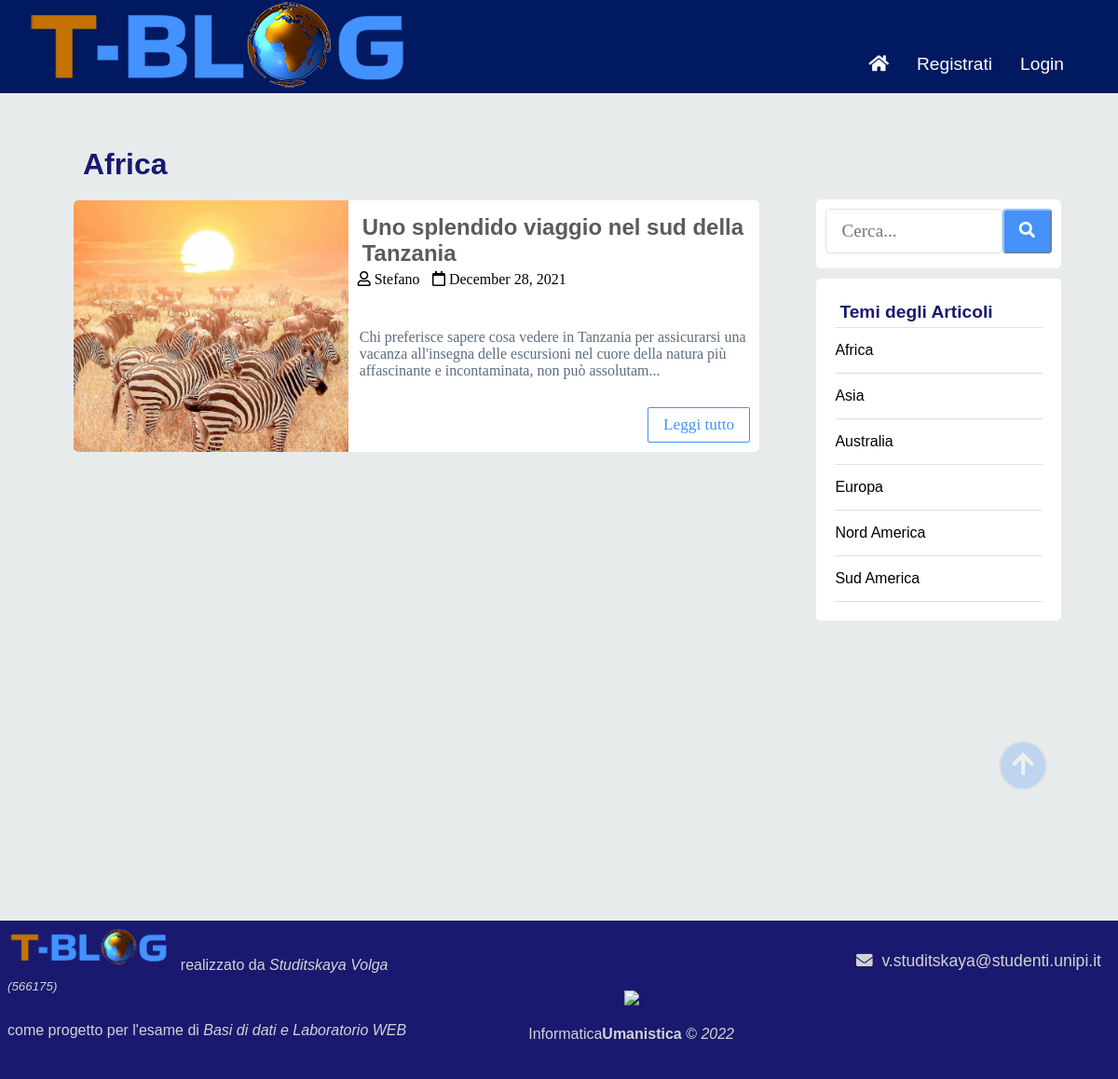
The page /tblog/tblog_search.php?t_id=20&name=Africa on the database its author committed.
### tables this page shows
CREATE TABLE `posts` (
  `id` int(11) NOT NULL,
  `user_id` int(11) NOT NULL,
  `topic_id` int(11) DEFAULT NULL,
  `title` varchar(255) NOT NULL,
  `image` varchar(255) NOT NULL,
  `body` text NOT NULL,
  `published` tinyint(4) NOT NULL,
  `created_at` datetime NOT NULL DEFAULT current_timestamp()
);

CREATE TABLE `users` (
  `id` int(11) NOT NULL,
  `admin` tinyint(4) NOT NULL,
  `username` varchar(255) NOT NULL,
  `email` varchar(255) NOT NULL,
  `phone` varchar(255) NOT NULL,
  `password` varchar(255) NOT NULL,
  `created_at` timestamp NOT NULL DEFAULT current_timestamp()
);

CREATE TABLE `topics` (
  `id` int(11) NOT NULL,
  `name` varchar(100) NOT NULL,
  `description` text NOT NULL
);

### tblog/app/database/db.php (called while the page is built, shortened)
<?php
require('connect.php');
function executeQuery($sql, $data)
{
	global $conn;
	$stmt = $conn->prepare($sql);
	$values = array_values($data);
	$types = str_repeat('s', count($values));
	$stmt ->bind_param($types, ...$values);
	$stmt ->execute();
	return $stmt;
}
function selectAll($table, $conditions = [])
{
	global $conn;
	$sql ="SELECT * FROM $table";
	if (empty($conditions)) {
		$stmt = $conn->prepare($sql);
		$stmt->execute();
		$records = $stmt->get_result()->fetch_all(MYSQLI_ASSOC);
		return $records;
	}
}
function getPostsByTopicId($topic_id)
{
		$sql = "SELECT
					p.*, u.username
				FROM posts AS p
				JOIN users AS u
				ON p.user_id=u.id
				WHERE p.published=?
				AND topic_id=?
				AND u.username=`username`
				ORDER BY p.created_at DESC";
		$stmt = executeQuery($sql, ['published' => 1, 'topic_id' => $topic_id]);
		$records = $stmt->get_result()->fetch_all(MYSQLI_ASSOC);
		return $records;
}
?>

### tblog/app/controllers/topics.php (called while the page is built, shortened)
<?php
include(ROOT_PATH . "/app/database/db.php");
$table = 'topics';
$topics = selectAll($table);
?>

### tblog/tblog_search.php (the view, shortened to what this page needs)
<?php
include(ROOT_PATH . "/app/controllers/topics.php");
$posts = array();
$searchTitle  = "";
if (isset($_GET['t_id'])) {
	$posts = getPostsByTopicId($_GET['t_id']);
    $searchTitle = "&nbsp;" . $_GET['name'];
}
?>
<!DOCTYPE html>
<html lang="it">
    <head>
        <link rel="stylesheet" href="assets/css/style.css">
        <link rel="stylesheet" href="https://use.fontawesome.com/releases/v5.7.2/css/all.css"
>
    </head>
    <body>
        <?php include(ROOT_PATH . "/app/includes/tblog_header.php")?>
        <div class="page-wrapper">
            <div class="content clearfix">
                <div class="block_grid">
                    <div class="main-content">
                        <div class="search-list">
                            <h1 class="recent-post-title"><?php echo $searchTitle; ?></h1>
                            <?php foreach ($posts as $post): ?>
                                <div class="post clearfix">
                                    <a href="tblog_article.php?id=<?php echo $post['id']; ?>">
                                        <img src="<?php echo BASE_URL . '/assets/imgtblog/images/' . $post['image']; ?>" alt="" class="post-image">
                                    </a>
                                    <div class="post-preview">
                                        <h2><a href="tblog_article.php?id=<?php echo $post['id']; ?>"><?php echo $post['title']; ?></a></h2>
                                        <i class="far fa-user"> <?php echo $post['username']; ?> </i>
                                        <i class="far fa-calendar"> <?php echo date('F j, Y', strtotime($post['created_at'])); ?></i>
                                        <div class="preview-article">
                                            <p class="preview-text"><?php echo html_entity_decode(substr($post['body'], 0, 200)); ?>...</p>
                                        </div>
                                        <a href="tblog_article.php?id=<?php echo $post['id']; ?>" class="btn read-more">Leggi tutto</a>
                                    </div>
                                </div>
                            <?php endforeach; ?>
                        </div>
                    </div>
                    <?php include(ROOT_PATH . "/app/includes/right_sidebar.php") ?>
                </div>
            </div>
        </div>
        <?php include(ROOT_PATH . "/app/includes/tblog_footer.php") ?>
    </body>
</html>

### tblog/app/includes/right_sidebar.php
<?php
$topics = selectAll('topics');
?>
<div class="fix">
    <div class="sticky">
        <div class="sidebar">
            <div class="section search">
                <form action="tblog_search.php" method="post">
                    <div class="search_btn">
                        <input type="text" name="search-term" class="text-input" minlength="3" maxlength="20" placeholder="Cerca...">
                        <button  type="submit" class="btn main btn"><i class="fas fa-search"></i></button>
                    </div>
                </form>
            </div>
            <div class="section topics">
                <h2 class="section-title">Temi degli Articoli</h2>
                <ul>
                <?php foreach ($topics as $topic): ?>
                    <li>
                        <a href="<?php echo BASE_URL . '/tblog_search.php?t_id=' . $topic['id'] . '&name=' . $topic['name'] ?>"><?php echo $topic['name']; ?></a>
                    </li>
                <?php endforeach; ?>
                </ul>
            </div>
            <div class="scroll_up">
                <a href="#" id="scroll_up" title="" class="btn btn"><i class="fas fa-arrow-up"></i></a>
            </div>
        </div>
    </div>
</div>

### tblog/assets/css/style.css (style rules this page uses)
* { box-sizing: border-box; }
html, body { height: 100%; padding: 0px; margin: 0px; background: #E8EBEC; font-family: sans-serif; }
h1 { color: #191970; margin: 5px; }
h2, h3, h4, h5, h6 { color: #5c5b5b; margin: 5px; }
a { text-decoration: none; color: inherit; }
.clearfix::after { content: ''; display: block; clear: both; }
.btn { padding: .5rem 1rem; background: #4691fa; color: white; border: 1px solid transparent; border-radius: .25rem; font-size: 1.08em; font-family: serif; }
.text-input { padding: .7rem 1rem; display: block; width: 100%; border-radius: 5px; border: 1px solid #e0e0e0; outline: none; color: #444; line-height: 1.5rem; font-size: 1.2em; font-family: serif; }
.section-title { color: #191970; }
.page-wrapper { min-height: 100%; }
.content { width: 90%; margin: 30px auto 30px; }
.content .main-content { width: 95%; float: left; }
.preview-article li, .post-content li, .ck-editor__editable li, .preview-article p, .post-content p, .ck-editor__editable p { color: #5D6D7E; font-size: 1em; font-family: Tahoma; }
.preview-article { padding:2px; }
.content .main-content .post { width: 95%; height: 270px; margin: 20px auto; border-radius: 5px; background: white; position: relative; }
.content .main-content .post .read-more { position: absolute; bottom: 10px; right: 10px; border: 1px solid #4691fa; background: transparent; border-radius: 2px; color: #4691fa !important; }
.btn.main { border: 2px outset #93C4FF; }
.scroll_up .btn { margin: 4em 15px; font-size: 1.7rem; padding: 9px 12px; border-radius: 50%; border: 2px solid silver; opacity: 0.25; float: right; }
.content .main-content .recent-post-title { margin: 20px; }
.content .main-content .post .post-image { width: 40%; height: 100%; float: left; border-top-left-radius: 5px; border-bottom-left-radius: 5px; object-fit: cover; }
.content .main-content .post .post-preview { width: 60%; padding: 10px; float: right; }
.content .main-content .post .post-preview .preview-text { padding: 5px; }
.content .sidebar { width: 100%; float: left; }
.content .sidebar { padding: 1px; }
.search_btn { display: flex; }
.search_btn .text-input { flex: 9.9; }
.content .sidebar .section { background: white; padding: 20px; border-radius: 5px; margin-bottom: 20px; }
.content .sidebar .section.search { margin: 75px 0 .7em 0; padding: 10px 10px .5px 10px; }
.content .sidebar .section.topics ul { margin: 0px; padding: 0px; list-style: none; border-top: 1px solid #e0e0e0; }
.content .sidebar .section.topics ul li a { display: block; padding: 15px 0px 15px 0px; border-bottom: 1px solid #e0e0e0; transition: all 0.3s; }
form div { margin-bottom: 15px; }
@media (max-width:1200px) { .section.topics .section-title { font-size: 1.2em; } }

### rows shown on the page
posts: image (picture), title "Uno splendido viaggio nel sud della Tanzania", user.username "Stefano", created_at "December 28, 2021", body "Chi preferisce sapere cosa vedere in Tanzania per assicurarsi una vacanza all'insegna delle escursioni nel cuore della natura più affascinante e incontaminata, non può assolutam"
topics: name "Africa"
topics: name "Asia"
topics: name "Australia"
topics: name "Europa"
topics: name "Nord America"
topics: name "Sud America"

### other values the page prints
$searchTitle "Africa"
